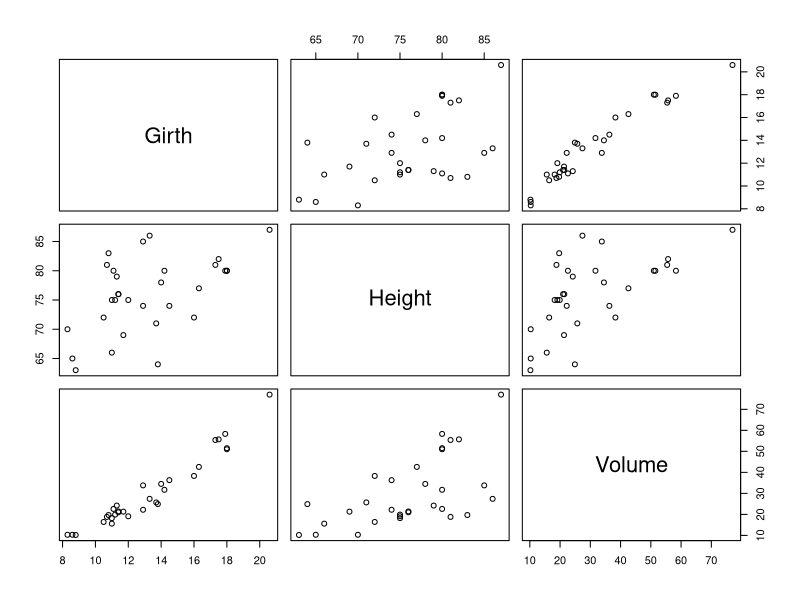
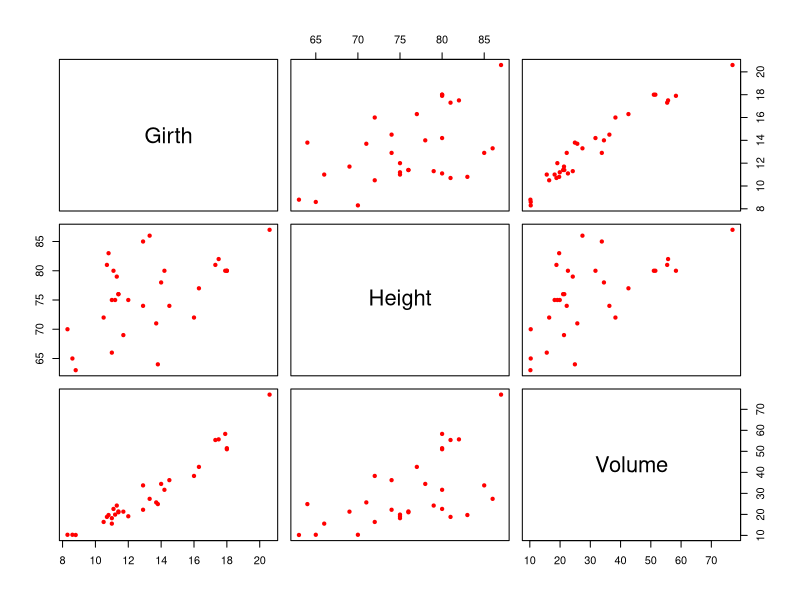
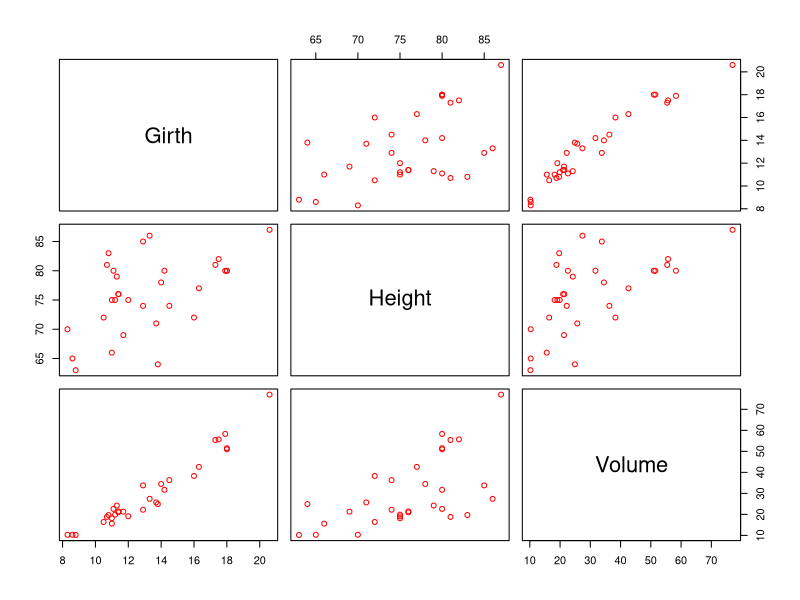

Recreate these plots in R, in order.
## ---- chunk 1
trees_data <- trees
head(trees_data)
## ---- chunk 2
pairs(trees_data)
pairs(trees_data, pch = 20, col = 'red')
## ---- chunk 3
pairs(trees_data, pch = 1, col = 'red')
## ---- chunk 4
names(trees_data)
## ---- chunk 5
m1 <- lm(Volume ~ Girth, data = trees)
## ---- chunk 6
m1$fitted.values
## ---- chunk 7
abline(m1)
## ---- chunk 8
sum((trees$Volume - m1$fitted.values)^2)/length(trees$Volume)
## ---- chunk 9
m1$residuals
